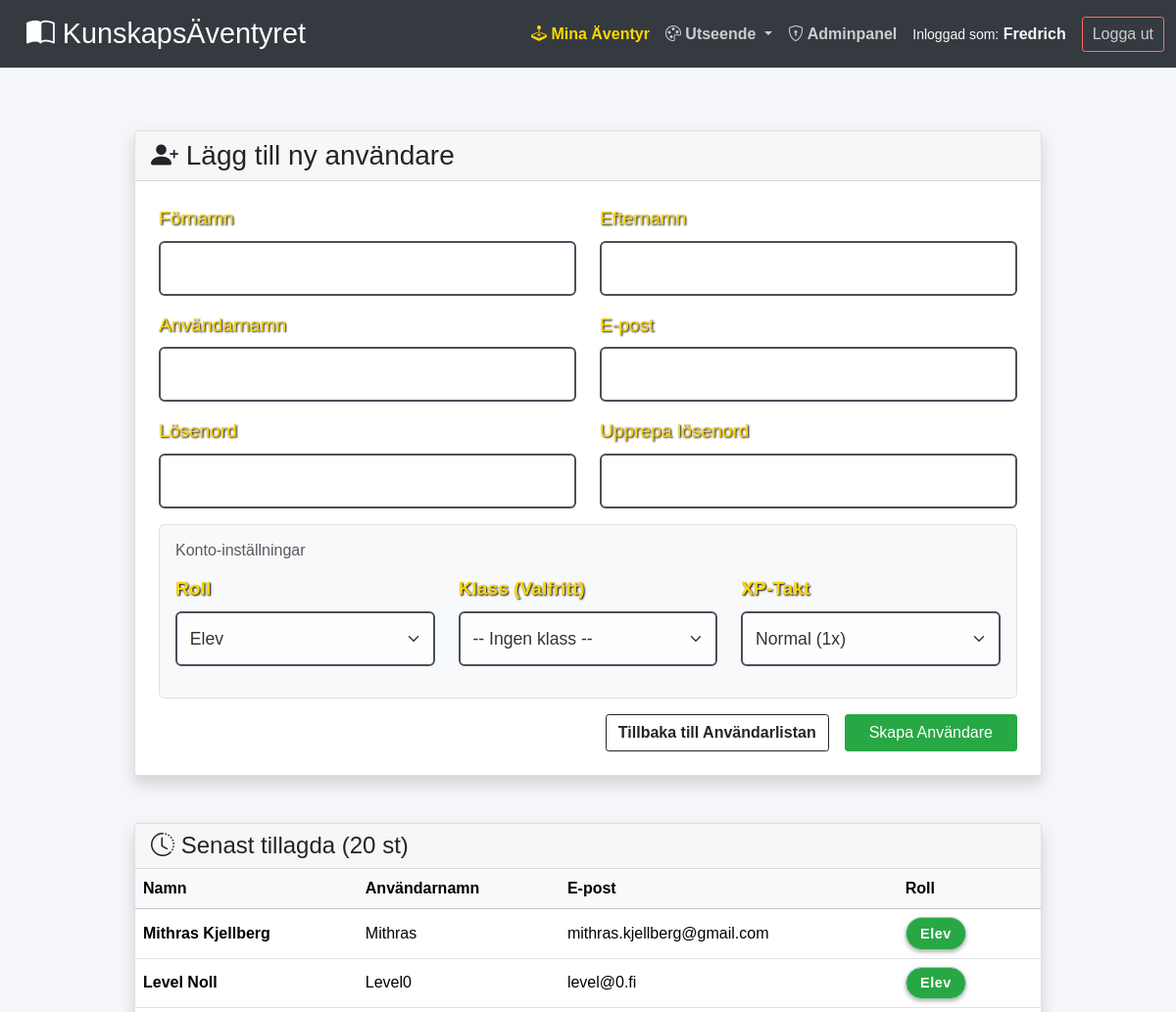
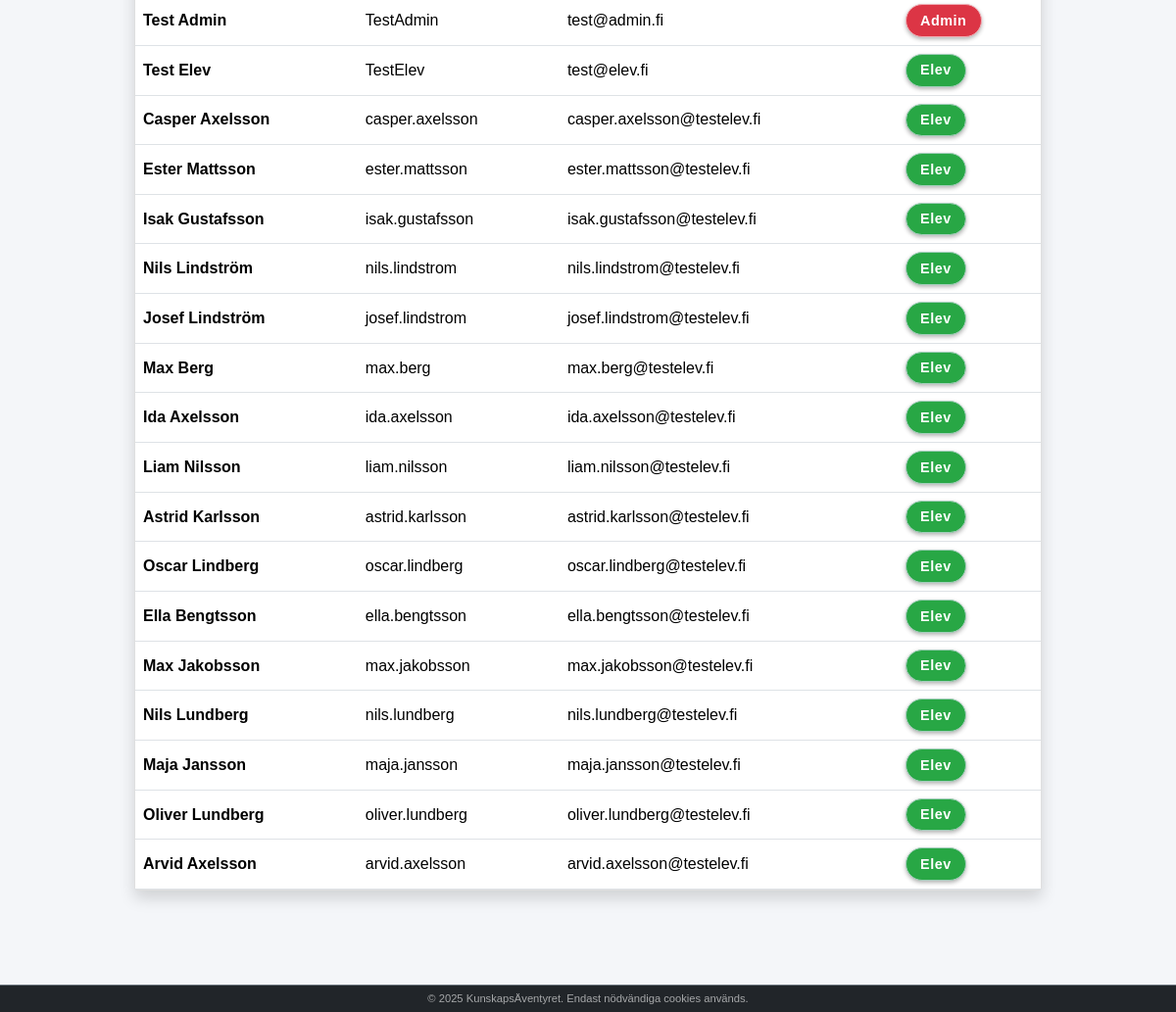
/register.php (signed in), run on the app's committed database (2 pictures, top to bottom).
### tables this page shows
CREATE TABLE `users` (
  `u_id` int NOT NULL,
  `u_name` varchar(255) NOT NULL,
  `u_fname` varchar(255) NOT NULL,
  `u_lname` varchar(255) NOT NULL,
  `u_email` varchar(255) NOT NULL,
  `u_password` varchar(255) NOT NULL,
  `u_lastlogin` datetime DEFAULT NULL,
  `u_created` timestamp NOT NULL DEFAULT CURRENT_TIMESTAMP ON UPDATE CURRENT_TIMESTAMP,
  `u_isactive` tinyint(1) NOT NULL,
  `u_role_fk` int NOT NULL,
  `u_xp` int NOT NULL DEFAULT '0' COMMENT 'Total XP',
  `u_level` int NOT NULL DEFAULT '1' COMMENT 'Nuvarande nivå',
  `u_class_fk` int DEFAULT NULL,
  `u_progress_speed_fk` int NOT NULL DEFAULT '1',
  `u_theme` varchar(50) NOT NULL DEFAULT 'default'
);

CREATE TABLE `roles` (
  `r_id` int NOT NULL,
  `r_name` varchar(255) NOT NULL,
  `r_level` int NOT NULL
);

### include/config.php (called while the page is built, shortened)
<?php
$host = '127.0.0.1';
$db   = 'utbildningsportal';
$user = 'root';
$pass = '';
$charset = 'utf8mb4';
$dsn = "mysql:host=$host;dbname=$db;charset=$charset";
$options = [
    PDO::ATTR_ERRMODE => PDO::ERRMODE_EXCEPTION,
    PDO::ATTR_DEFAULT_FETCH_MODE => PDO::FETCH_ASSOC,
    PDO::ATTR_EMULATE_PREPARES => false,
];
try {
    $pdo = new PDO($dsn, $user, $pass, $options);
} catch (\PDOException $e) {
    die("Databasfel: Kunde inte ansluta.");
}
require_once "include/class_user.php";
$user_obj = new User($pdo);
?>

### include/class_user.php (called while the page is built, shortened)
<?php
class User {
    public $pdo;
    public function __construct($pdo, $username = 'Guest', $role_level = 0) {
        $this->pdo = $pdo;
    }
    public function getRecentUsers($limit = 20) {
        try {
            $sql = "SELECT u_name, u_fname, u_lname, u_email, r_name, u_created
                    FROM users
                    INNER JOIN roles ON users.u_role_fk = roles.r_id
                    ORDER BY u_id DESC
                    LIMIT :limit";
            $stmt = $this->pdo->prepare($sql);
            $stmt->bindValue(':limit', (int)$limit, PDO::PARAM_INT);
            $stmt->execute();
            return $stmt->fetchAll(PDO::FETCH_ASSOC);
        } catch (Exception $e) { return []; }
    }
}
?>

### register.php (the view, shortened to what this page needs)
<?php
require_once "include/header.php";
try {
    $roleStmt = $pdo->query("SELECT * FROM roles ORDER BY r_level ASC");
    $allRoles = $roleStmt->fetchAll();
    $speedStmt = $pdo->query("SELECT * FROM progress_speeds ORDER BY ps_id ASC");
    $allProgressSpeeds = $speedStmt->fetchAll();
} catch (PDOException $e) {
    die("Kunde inte hämta data: " . $e->getMessage());
}
$recentUsers = $user_obj->getRecentUsers(20);
?>
<div class="container mt-5 mb-5">
    <div class="row justify-content-center">
        <div class="col-md-10">
            <div class="card shadow mb-5">
                <div class="card-header">
                    <h3 class="mb-0"><i class="bi bi-person-plus-fill"></i> Lägg till ny användare</h3>
                </div>
                <div class="card-body p-4">
                    <form action="register.php" method="POST">
                        <div class="row">
                            <div class="col-md-6 mb-3">
                                <label for="ufname" class="form-label">Förnamn</label>
                                <input type="text" class="form-control" id="ufname" name="ufname" required>
                            </div>
                            <div class="col-md-6 mb-3">
                                <label for="ulname" class="form-label">Efternamn</label>
                                <input type="text" class="form-control" id="ulname" name="ulname" required>
                            </div>
                        </div>
                        <div class="row">
                            <div class="col-md-6 mb-3">
                                <label for="uname" class="form-label">Användarnamn</label>
                                <input type="text" class="form-control" id="uname" name="uname" required>
                            </div>
                            <div class="col-md-6 mb-3">
                                <label for="umail" class="form-label">E-post</label>
                                <input type="email" class="form-control" id="umail" name="umail" required>
                            </div>
                        </div>
                        <div class="row">
                            <div class="col-md-6 mb-3">
                                <label for="upass" class="form-label">Lösenord</label>
                                <input type="password" class="form-control" id="upass" name="upass" required>
                            </div>
                            <div class="col-md-6 mb-3">
                                <label for="upassrpt" class="form-label">Upprepa lösenord</label>
                                <input type="password" class="form-control" id="upassrpt" name="upassrpt" required>
                            </div>
                        </div>
                        <div class="p-3 bg-light rounded border mb-3">
                            <h6 class="mb-3 text-muted">Konto-inställningar</h6>
                            <div class="row">
                                <div class="col-md-4 mb-3">
                                    <label for="urole" class="form-label fw-bold">Roll</label>
                                    <select class="form-select" id="urole" name="urole">
                                        <?php foreach ($allRoles as $role): ?>
                                            <option value="<?= $role['r_id'] ?>" <?= ($role['r_id'] == 1) ? 'selected' : '' ?>><?= $role['r_name'] ?></option>
                                        <?php endforeach; ?>
                                    </select>
                                </div>
                                <div class="col-md-4 mb-3">
                                    <label for="uclass" class="form-label fw-bold">Klass (Valfritt)</label>
                                    <select class="form-select" id="uclass" name="uclass">
                                        <option value="">-- Ingen klass --</option>
                                    </select>
                                </div>
                                <div class="col-md-4 mb-3">
                                    <label for="uspeed" class="form-label fw-bold">XP-Takt</label>
                                    <select class="form-select" id="uspeed" name="uspeed">
                                        <?php foreach ($allProgressSpeeds as $speed): ?>
                                            <option value="<?= $speed['ps_id'] ?>">
                                                <?= $speed['ps_name'] ?> (<?= $speed['ps_multiplier'] ?>x)
                                            </option>
                                        <?php endforeach; ?>
                                    </select>
                                </div>
                            </div>
                        </div>
                        <div class="d-grid gap-2 d-md-flex justify-content-md-end">
                            <a href="user-management.php" class="btn btn-outline-dark fw-bold me-2">Tillbaka till Användarlistan</a>
                            <button type="submit" name="register-submit" class="btn btn-success px-4">Skapa Användare</button>
                        </div>
                    </form>
                </div>
            </div>
            <?php if (!empty($recentUsers)): ?>
            <div class="card shadow">
                <div class="card-header">
                    <h4 class="mb-0"><i class="bi bi-clock-history"></i> Senast tillagda (20 st)</h4>
                </div>
                <div class="card-body p-0">
                    <div class="table-responsive">
                        <table class="table table-hover align-middle mb-0">
                            <thead class="table-light">
                                <tr>
                                    <th>Namn</th>
                                    <th>Användarnamn</th>
                                    <th>E-post</th>
                                    <th>Roll</th>
                                </tr>
                            </thead>
                            <tbody>
                                <?php foreach ($recentUsers as $user): ?>
                                    <?php
                                        $roleClass = 'bg-secondary';
                                        switch($user['r_name']) {
                                            case 'Admin': $roleClass = 'bg-danger border border-danger-subtle'; break;
                                            case 'Elev': $roleClass = 'bg-success border border-success-subtle'; break;
                                        }
                                    ?>
                                    <tr>
                                        <td><strong><?= htmlspecialchars($user['u_fname'] . ' ' . $user['u_lname']) ?></strong></td>
                                        <td><?= htmlspecialchars($user['u_name']) ?></td>
                                        <td><?= htmlspecialchars($user['u_email']) ?></td>
                                        <td><span class="badge rounded-pill <?= $roleClass ?>"><?= htmlspecialchars($user['r_name']) ?></span></td>
                                    </tr>
                                <?php endforeach; ?>
                            </tbody>
                        </table>
                    </div>
                </div>
            </div>
            <?php endif; ?>
        </div>
    </div>
</div>
<?php require_once "include/footer.php"; ?>

### css/style.css (style rules this page uses)
:root { --primary-stone: #5c626c; --dark-stone: #3c4450; --border-thick: #4a505a; --accent-gold: #ffd700; --accent-gold-dark: #e6c200; --background-dark: #333c4a; --text-white: #ffffff; --text-light-gray: #e0e0e0; --text-dark: #333333; --success-green: #28a745; --danger-red: #dc3545; }
body { font-family: "Exo 2", sans-serif; background-color: var(--primary-stone); color: var(--text-white); min-height: 100vh; display: flex; flex-direction: column; }
.container { padding-top: 1.5rem; padding-bottom: 3rem; }
.card { background: linear-gradient(145deg, #3c4450, #4a5463); border: 4px solid var(--border-thick); border-radius: 12px; box-shadow: 0 8px 20px rgba(0, 0, 0, 0.6); transition: transform 0.2s, box-shadow 0.2s; color: var(--text-white); }
.card-header { background-color: rgba(0, 0, 0, 0.2) !important; border-bottom: 2px solid var(--border-thick) !important; color: var(--accent-gold); font-family: "Cinzel Decorative", serif; font-weight: 700; font-size: 1rem; text-shadow: 1px 1px 2px rgba(0, 0, 0, 0.8); }
.card-body { background-color: transparent; padding: 1rem; }
.btn { border-radius: 8px; font-weight: 700; padding: 10px 20px; letter-spacing: 1px; text-transform: uppercase; box-shadow: 0 4px 6px rgba(0, 0, 0, 0.3); transition: all 0.2s; }
.btn-success { background-color: var(--success-green); border-color: var(--success-green); }
.badge { border-radius: 6px; padding: 0.6em 1em; font-size: 0.9em; font-weight: 700; letter-spacing: 0.5px; box-shadow: 0 2px 4px rgba(0, 0, 0, 0.3); }
.badge.bg-success { background-color: var(--success-green) !important; }
.form-control, .form-select { background-color: rgba(255, 255, 255, 0.9); border: 2px solid var(--border-thick); color: #333; font-size: 1.1rem; padding: 0.8rem; }
.form-label { color: var(--accent-gold); font-size: 1.2rem; text-shadow: 1px 1px 2px black; }
body.admin-mode { background-color: #f4f6f9; background-image: none; color: #333; font-family: "Nunito", sans-serif; }
body.admin-mode .container { padding-top: 1rem; }
body.admin-mode .card { background: #fff; border: 1px solid rgba(0, 0, 0, 0.125); border-radius: 0.25rem; box-shadow: 0 0.125rem 0.25rem rgba(0, 0, 0, 0.075); color: #212529; }
body.admin-mode .card-header { background-color: rgba(0, 0, 0, 0.03) !important; border-bottom: 1px solid rgba(0, 0, 0, 0.125) !important; color: #212529; font-family: "Nunito", sans-serif; font-weight: 500; text-shadow: none; padding: 0.5rem 1rem; }
body.admin-mode .btn { border-radius: 0.2rem; text-transform: none; letter-spacing: normal; font-weight: 400; box-shadow: none; padding: 0.375rem 0.75rem; }
html, body { overflow-x: hidden; width: 100%; position: relative; }
.bg-light, .bg-light p, .bg-light .lead, .bg-light span { color: #212529 !important; text-shadow: none !important; }

### data on the page
users: u_fname+u_lname "Mithras Kjellberg", u_name "Mithras", u_email "mithras.kjellberg@gmail.com", u_role_fk.r_name "Elev"
users: u_fname+u_lname "Level Noll", u_name "Level0", u_email "level@0.fi", u_role_fk.r_name "Elev"
users: u_fname+u_lname "Test Admin", u_name "TestAdmin", u_email "test@admin.fi", u_role_fk.r_name "Admin"
users: u_fname+u_lname "Test Elev", u_name "TestElev", u_email "test@elev.fi", u_role_fk.r_name "Elev"
users: u_fname+u_lname "Casper Axelsson", u_name "casper.axelsson", u_email "casper.axelsson@testelev.fi", u_role_fk.r_name "Elev"
users: u_fname+u_lname "Ester Mattsson", u_name "ester.mattsson", u_email "ester.mattsson@testelev.fi", u_role_fk.r_name "Elev"
users: u_fname+u_lname "Isak Gustafsson", u_name "isak.gustafsson", u_email "isak.gustafsson@testelev.fi", u_role_fk.r_name "Elev"
users: u_fname+u_lname "Nils Lindström", u_name "nils.lindstrom", u_email "nils.lindstrom@testelev.fi", u_role_fk.r_name "Elev"
users: u_fname+u_lname "Josef Lindström", u_name "josef.lindstrom", u_email "josef.lindstrom@testelev.fi", u_role_fk.r_name "Elev"
users: u_fname+u_lname "Max Berg", u_name "max.berg", u_email "max.berg@testelev.fi", u_role_fk.r_name "Elev"
users: u_fname+u_lname "Ida Axelsson", u_name "ida.axelsson", u_email "ida.axelsson@testelev.fi", u_role_fk.r_name "Elev"
users: u_fname+u_lname "Liam Nilsson", u_name "liam.nilsson", u_email "liam.nilsson@testelev.fi", u_role_fk.r_name "Elev"
users: u_fname+u_lname "Astrid Karlsson", u_name "astrid.karlsson", u_email "astrid.karlsson@testelev.fi", u_role_fk.r_name "Elev"
users: u_fname+u_lname "Oscar Lindberg", u_name "oscar.lindberg", u_email "oscar.lindberg@testelev.fi", u_role_fk.r_name "Elev"
users: u_fname+u_lname "Ella Bengtsson", u_name "ella.bengtsson", u_email "ella.bengtsson@testelev.fi", u_role_fk.r_name "Elev"
users: u_fname+u_lname "Max Jakobsson", u_name "max.jakobsson", u_email "max.jakobsson@testelev.fi", u_role_fk.r_name "Elev"
users: u_fname+u_lname "Nils Lundberg", u_name "nils.lundberg", u_email "nils.lundberg@testelev.fi", u_role_fk.r_name "Elev"
users: u_fname+u_lname "Maja Jansson", u_name "maja.jansson", u_email "maja.jansson@testelev.fi", u_role_fk.r_name "Elev"
users: u_fname+u_lname "Oliver Lundberg", u_name "oliver.lundberg", u_email "oliver.lundberg@testelev.fi", u_role_fk.r_name "Elev"
users: u_fname+u_lname "Arvid Axelsson", u_name "arvid.axelsson", u_email "arvid.axelsson@testelev.fi", u_role_fk.r_name "Elev"

### other printed values
$_SESSION['username'] "Fredrich"
form field urole "Elev"
form field uspeed "Normal (1x)"
